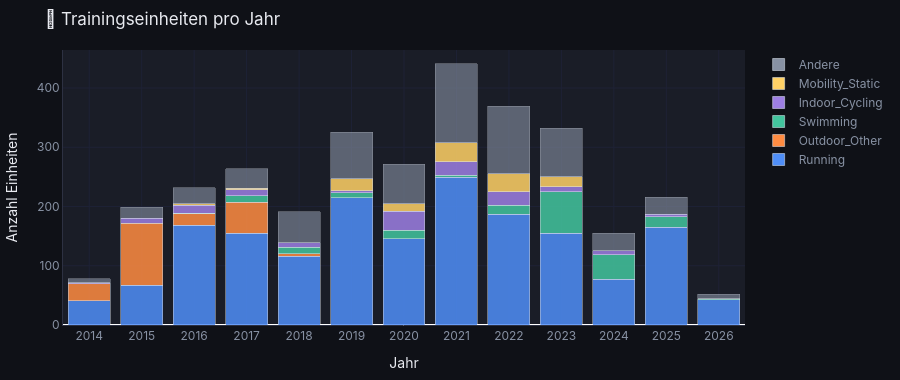

Notebook cell for this chart:
### Markdown cell above
## 5 – Chart 3: Trainings pro Jahr

### Code cell
fig_training = go.Figure()

if not df_train.empty:
    df_train['jahr'] = df_train['datum'].dt.year

    # Top-5 Sportarten
    top5 = df_train['sport'].value_counts().head(5).index.tolist()
    farben_sports = [C['blau'], C['orange'], C['gruen'], C['lila'], C['gelb']]

    for sport, farbe in zip(top5, farben_sports):
        df_s   = df_train[df_train['sport'] == sport].groupby('jahr').size()
        jahre  = [int(j) for j in df_s.index.tolist()]
        anzahl = [int(n) for n in df_s.values.tolist()]

        fig_training.add_trace(go.Bar(
            x=jahre, y=anzahl,
            name=sport.title(),
            marker_color=farbe,
            marker_opacity=0.85,
            hovertemplate=f'{sport.title()}<br>%{{x}}: %{{y}} Einheiten<extra></extra>',
        ))

    # Übrige Sportarten summiert
    df_rest = df_train[~df_train['sport'].isin(top5)].groupby('jahr').size()
    if not df_rest.empty:
        fig_training.add_trace(go.Bar(
            x=[int(j) for j in df_rest.index.tolist()],
            y=[int(n) for n in df_rest.values.tolist()],
            name='Andere',
            marker_color=C['subtext'],
            marker_opacity=0.6,
            hovertemplate='Andere<br>%{x}: %{y} Einheiten<extra></extra>',
        ))

fig_training.update_layout(
    **LAYOUT_BASE,
    title='🏃 Trainingseinheiten pro Jahr',
    xaxis_title='Jahr',
    yaxis_title='Anzahl Einheiten',
    barmode='stack',
    height=380,
)
# X-Achse automatisch an verfügbare Daten anpassen
if not df_train.empty:
    min_jahr = int(df_train['jahr'].min())
    max_jahr = int(df_train['jahr'].max())
    fig_training.update_xaxes(tickmode='linear', dtick=1, range=[min_jahr-0.5, max_jahr+0.5])

fig_training.show()
print("✅ Chart 3 erstellt")

### Figure 1 — Plotly figure (JSON) as saved in the notebook; plotly's stock layout.template omitted (floating-point values rounded to 4 significant figures)
{"data": [{"hovertemplate": "Running<br>%{x}: %{y} Einheiten<extra></extra>", "marker": {"color": "#4f8ef7", "opacity": 0.85}, "name": "Running", "type": "bar", "x": [2014, 2015, 2016, 2017, 2018, 2019, 2020, 2021, 2022, 2023, 2024, 2025, 2026], "y": [41, 67, 168, 155, 116, 215, 146, 249, 187, 155, 77, 165, 43]}, {"hovertemplate": "Outdoor_Other<br>%{x}: %{y} Einheiten<extra></extra>", "marker": {"color": "#ff8c42", "opacity": 0.85}, "name": "Outdoor_Other", "type": "bar", "x": [2014, 2015, 2016, 2017, 2018], "y": [29, 105, 20, 52, 4]}, {"hovertemplate": "Swimming<br>%{x}: %{y} Einheiten<extra></extra>", "marker": {"color": "#43c59e", "opacity": 0.85}, "name": "Swimming", "type": "bar", "x": [2016, 2017, 2018, 2019, 2020, 2021, 2022, 2023, 2024, 2025, 2026], "y": [1, 11, 11, 8, 14, 4, 15, 70, 42, 18, 1]}, {"hovertemplate": "Indoor_Cycling<br>%{x}: %{y} Einheiten<extra></extra>", "marker": {"color": "#9d7fe3", "opacity": 0.85}, "name": "Indoor_Cycling", "type": "bar", "x": [2014, 2015, 2016, 2017, 2018, 2019, 2020, 2021, 2022, 2023, 2024, 2025], "y": [1, 8, 13, 10, 8, 4, 32, 23, 23, 8, 6, 4]}, {"hovertemplate": "Mobility_Static<br>%{x}: %{y} Einheiten<extra></extra>", "marker": {"color": "#ffd166", "opacity": 0.85}, "name": "Mobility_Static", "type": "bar", "x": [2016, 2017, 2019, 2020, 2021, 2022, 2023], "y": [3, 3, 20, 13, 32, 30, 17]}, {"hovertemplate": "Andere<br>%{x}: %{y} Einheiten<extra></extra>", "marker": {"color": "#8892a4", "opacity": 0.6}, "name": "Andere", "type": "bar", "x": [2014, 2015, 2016, 2017, 2018, 2019, 2020, 2021, 2022, 2023, 2024, 2025, 2026], "y": [7, 19, 27, 33, 52, 78, 66, 133, 114, 82, 30, 29, 8]}], "layout": {"barmode": "stack", "font": {"color": "#e8eaf0", "family": "Inter, Arial, sans-serif", "size": 12}, "height": 380, "hoverlabel": {"bgcolor": "#1a1d27", "bordercolor": "#2d3142", "font": {"color": "#e8eaf0"}}, "legend": {"bgcolor": "rgba(0,0,0,0)", "bordercolor": "#2d3142", "font": {"color": "#8892a4"}}, "margin": {"b": 40, "l": 50, "r": 30, "t": 50}, "paper_bgcolor": "#0f1117", "plot_bgcolor": "#1a1d27", "title": {"text": "🏃 Trainingseinheiten pro Jahr"}, "xaxis": {"dtick": 1, "gridcolor": "#1e2236", "linecolor": "#2d3142", "tickcolor": "#2d3142", "tickfont": {"color": "#8892a4"}, "tickmode": "linear", "title": {"text": "Jahr"}}, "yaxis": {"gridcolor": "#1e2236", "linecolor": "#2d3142", "tickcolor": "#2d3142", "tickfont": {"color": "#8892a4"}, "title": {"text": "Anzahl Einheiten"}}}}
